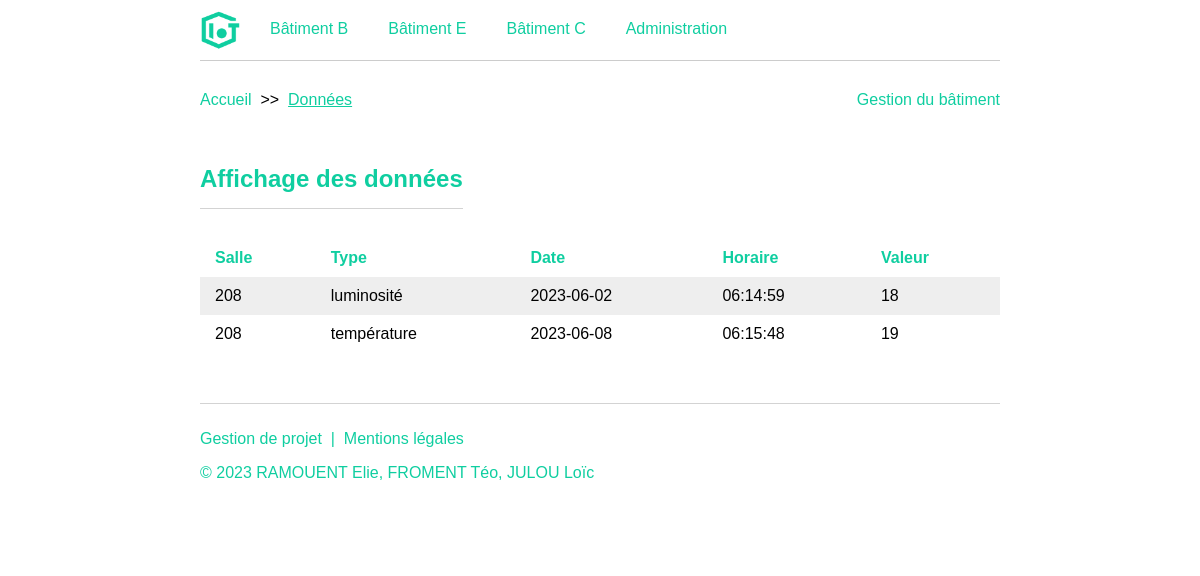
/sensors.php?b=2, run on the app's committed database.
### tables this page shows
CREATE TABLE `Batiment` (
  `id_bat` tinyint(4) NOT NULL,
  `nom_bat` varchar(1) NOT NULL,
  `login_gest` varchar(25) NOT NULL,
  `password_gest` varchar(64) NOT NULL
);

### inc/functions.php (the view, shortened to what this page needs)
<?php
	function html_header($title, $description) {
		echo "<!DOCTYPE html>
		<html>
		<head>
			<meta charset='utf-8'>
			<meta name='viewport' content='width=device-width, initial-scale=1'>
			<meta name='description' content=\"$description\">
			<meta name='author' content='RAMOUNET Elie, JULOU Loïc, FROMENT Téo'>
			<link type='text/css' rel='stylesheet' href='css/style.css'>
			<title>$title</title>
		</head>
		<body>";
	}
	function html_nav($buildings) {
		$nav = '<nav class="flex">
		<img alt="Logo d\'IoT" src="./img/logo.png" class="logo">';
		foreach($buildings as $building)
			$nav = $nav . '<a href="sensors.php?b=' . $building[0] . '">Bâtiment ' . $building[1] . '</a>';
		$nav = $nav . '<a href="admin.php">Administration</a>';
		echo $nav . '</nav>';
	}
	function html_footer() {
		echo "<footer>
		<p><a href='projet.php'>Gestion de projet</a>&nbsp; | &nbsp;<a href='legal.php'>Mentions légales</a>
			<p>&copy; 2023 RAMOUENT Elie, FROMENT Téo, JULOU Loïc</p>
			</footer>
		</body>
		</html>";
	}
?>

### css/style.css (style rules this page uses)
:root { --blue1: #00a6fb; --blue2: #0582CA; --blue3: #006494; --blue4: #003554; --black: #051923; --green: #0fcea0; }
* { font-family: sans-serif, arial; box-sizing: border-box; }
html { scroll-behavior: smooth; }
body { margin: 0 400px 0; }
.flex { display: flex; }
.logo { width: 40px; margin-right: 20px; }
a { color: var(--green); text-decoration: none; }
nav { padding: 10px 0; border-bottom: 1px solid #ccc; margin-bottom: 30px; position: sticky; top: 0; z-index: 9; background-color: white; }
nav a { display: inline-block; padding: 10px; border-radius: 3px; margin-right: 20px; }
footer { padding: 10px 0 50px; color: var(--green); border-top: 1px solid lightgray; margin-top: 50px; }
@media all and (max-width: 1466px) { body { margin: 0 200px 0; } }

### data on the page
batiment: nom_bat "B"
batiment: nom_bat "E"
batiment: nom_bat "C"

### other printed values
substr($ligne['nom_capt'], 1, 3) "208"
substr($ligne['nom_capt'], 5) "luminosité"
$ligne['date_mes'] "2023-06-02"
$ligne['horaire_mes'] "06:14:59"
$ligne['valeur_mes'] "18"
substr($ligne['nom_capt'], 5) "température"
$ligne['date_mes'] "2023-06-08"
$ligne['horaire_mes'] "06:15:48"
$ligne['valeur_mes'] "19"
